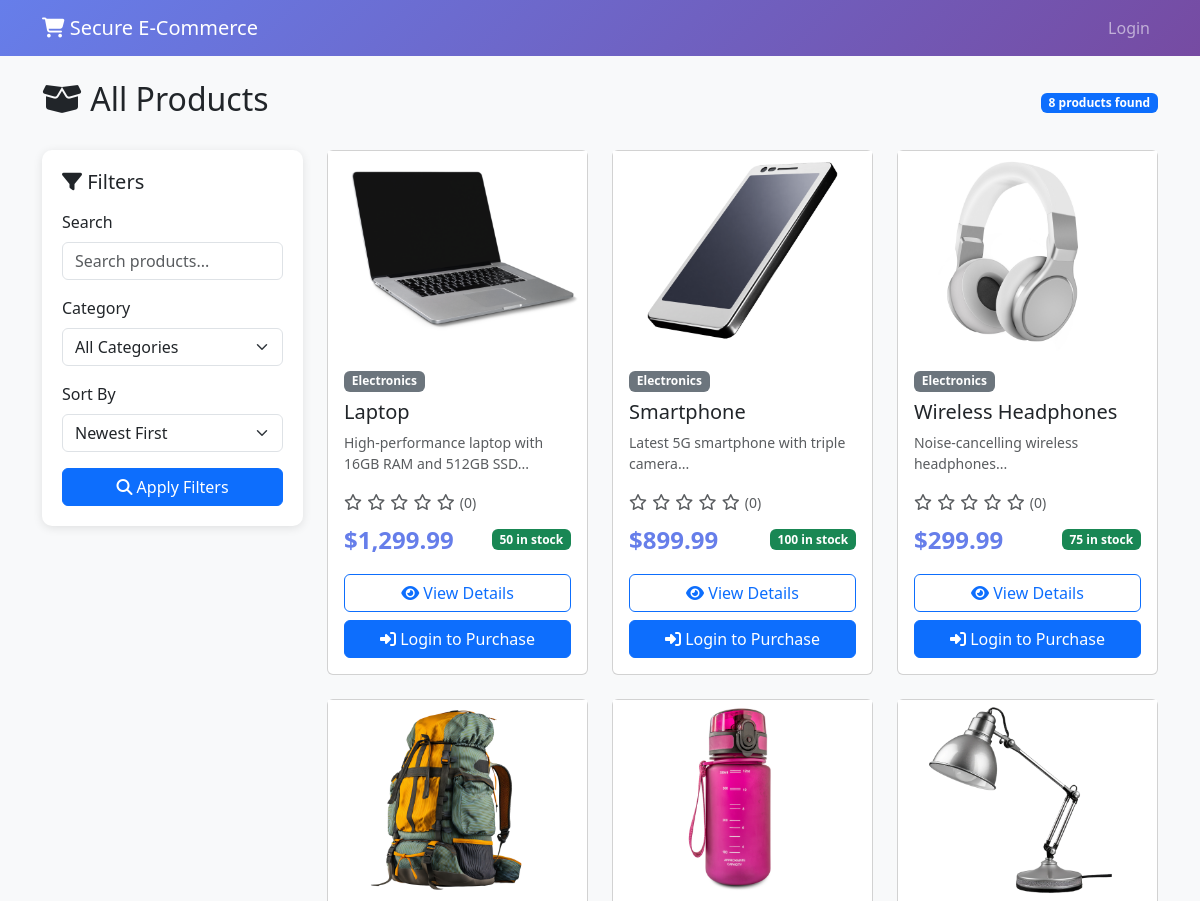
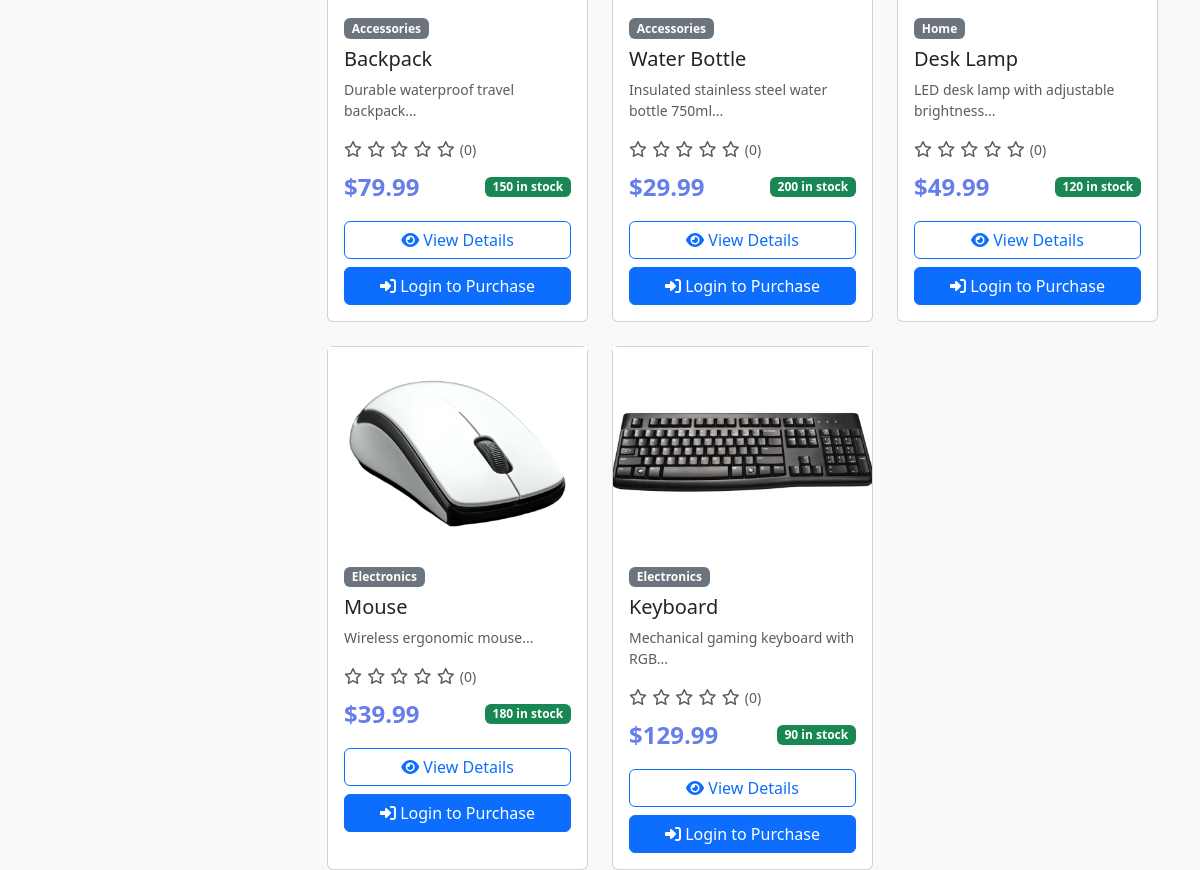
Screenshot of /products/index.php with the database file from the repository (2 pictures, top to bottom).
### tables this page shows
CREATE TABLE products (
    product_id INT AUTO_INCREMENT PRIMARY KEY,
    name VARCHAR(255) NOT NULL,
    description TEXT,
    price DECIMAL(10, 2) NOT NULL,
    discount_percentage DECIMAL(5, 2) DEFAULT 0,
    stock_quantity INT DEFAULT 0,
    category VARCHAR(100),
    image_url VARCHAR(500),
    is_active BOOLEAN DEFAULT TRUE,
    created_at TIMESTAMP DEFAULT CURRENT_TIMESTAMP,
    updated_at TIMESTAMP DEFAULT CURRENT_TIMESTAMP ON UPDATE CURRENT_TIMESTAMP,
    INDEX idx_category (category),
    INDEX idx_active (is_active),
    CONSTRAINT chk_price CHECK (price >= 0),
    CONSTRAINT chk_discount CHECK (discount_percentage >= 0 AND discount_percentage < 100),
    CONSTRAINT chk_stock CHECK (stock_quantity >= 0)
);

### config/database.php (called while the page is built, shortened)
<?php
function sanitizeInput($data) {
    $data = trim($data);
    $data = stripslashes($data);
    $data = htmlspecialchars($data, ENT_QUOTES, 'UTF-8');
    return $data;
}
function isLoggedIn() {
    if (!isset($_SESSION['user_id'])) {
        return false;
    }
    return true;
}
?>

### products/index.php (the view, shortened to what this page needs)
<?php
require_once '../config/database.php';
$db = Database::getInstance()->getConnection();
$search = sanitizeInput($_GET['search'] ?? '');
$sort = sanitizeInput($_GET['sort'] ?? 'newest');
$query = "
    SELECT
        p.*,
        IFNULL(AVG(r.rating), 0) AS avg_rating,
        COUNT(r.review_id) AS review_count
    FROM products p
    LEFT JOIN product_reviews r ON p.product_id = r.product_id
    WHERE p.is_active = 1
";
$params = [];
$query .= " GROUP BY p.product_id";
switch ($sort) {
    default:
        $query .= " ORDER BY created_at DESC";
}
$stmt = $db->prepare($query);
$stmt->execute($params);
$products = $stmt->fetchAll();
?>
<!DOCTYPE html>
<html lang="en">
<head>
    <link href="https://cdn.jsdelivr.net/npm/bootstrap@5.3.0/dist/css/bootstrap.min.css" rel="stylesheet">
    <link href="https://cdnjs.cloudflare.com/ajax/libs/font-awesome/6.4.0/css/all.min.css" rel="stylesheet">
</head>
<body>
    <nav class="navbar navbar-expand-lg navbar-dark">
        <div class="container">
            <a class="navbar-brand" href="../index.php">
                <i class="fas fa-shopping-cart"></i> Secure E-Commerce
            </a>
            <div class="navbar-nav ms-auto">
                <?php if (isLoggedIn()): ?>
                    <a class="nav-link" href="../dashboard.php">
                        <i class="fas fa-home"></i> Dashboard
                    </a>
                    <a class="nav-link" href="../cart/index.php">
                        <i class="fas fa-shopping-bag"></i> Cart
                    </a>
                <?php else: ?>
                    <a class="nav-link" href="../auth/login.php">Login</a>
                <?php endif; ?>
            </div>
        </div>
    </nav>
    <div class="container mt-4">
        <div class="d-flex justify-content-between align-items-center mb-4">
            <h2><i class="fas fa-box-open"></i> All Products</h2>
            <span class="badge bg-primary"><?php echo count($products); ?> products found</span>
        </div>
        <div class="row">
            <div class="col-lg-3 mb-4">
                <div class="filter-sidebar">
                    <h5 class="mb-3"><i class="fas fa-filter"></i> Filters</h5>
                    <form method="GET" action="">
                        <div class="mb-3">
                            <label class="form-label">Search</label>
                            <input
                                type="text"
                                class="form-control"
                                name="search"
                                placeholder="Search products..."
                                value="<?php echo htmlspecialchars($search); ?>"
                            >
                        </div>
                        <div class="mb-3">
                            <label class="form-label">Category</label>
                            <select class="form-select" name="category">
                                <option value="">All Categories</option>
                            </select>
                        </div>
                        <div class="mb-3">
                            <label class="form-label">Sort By</label>
                            <select class="form-select" name="sort">
                                <option value="newest" <?php echo $sort === 'newest' ? 'selected' : ''; ?>>Newest First</option>
                            </select>
                        </div>
                        <button type="submit" class="btn btn-primary w-100">
                            <i class="fas fa-search"></i> Apply Filters
                        </button>
                    </form>
                </div>
            </div>
            <div class="col-lg-9">
                <?php if (empty($products)): ?>
                    <div class="text-center py-5">
                        <i class="fas fa-box-open fa-5x text-muted mb-3"></i>
                        <h3>No products found</h3>
                        <p class="text-muted">Try adjusting your filters</p>
                        <a href="index.php" class="btn btn-primary">View All Products</a>
                    </div>
                <?php else: ?>
                    <div class="row g-4">
                        <?php foreach ($products as $product): ?>
                            <?php
                                $discount = isset($product['discount_percentage'])
                                    ? (int)$product['discount_percentage']
                                    : 0;
                                $originalPrice = (float)$product['price'];
                                $finalPrice = $originalPrice;
                            ?>
                            <div class="col-md-4">
                                <div class="card product-card">
                                    <div class="product-image">
                                        <?php
                                            $imagePath = '../assets/images/products/' . $product['name'] . '.png';
                                            if (file_exists($imagePath)):
                                        ?>
                                            <img src="<?php echo $imagePath; ?>"
                                                 alt="<?php echo htmlspecialchars($product['name']); ?>"
                                                 style="width: 100%; height: 100%; object-fit: cover;">
                                        <?php else: ?>
                                            <i class="fas fa-box fa-4x text-muted"></i>
                                        <?php endif; ?>
                                    </div>
                                    <div class="card-body">
                                        <span class="badge bg-secondary mb-2"><?php echo htmlspecialchars($product['category'] ?? 'General'); ?></span>
                                        <h5 class="card-title"><?php echo htmlspecialchars($product['name']); ?></h5>
                                        <p class="card-text text-muted small">
                                            <?php echo htmlspecialchars(substr($product['description'], 0, 80)) . '...'; ?>
                                        </p>
                                        <div class="mb-2">
                                            <?php
                                                $rating = round($product['avg_rating']);
                                                for ($i = 1; $i <= 5; $i++):
                                            ?>
                                                <i class="fa-star <?php echo $i <= $rating ? 'fas text-warning' : 'far text-muted'; ?>"></i>
                                            <?php endfor; ?>
                                            <small class="text-muted">
                                                (<?php echo $product['review_count']; ?>)
                                            </small>
                                        </div>
                                        <div class="d-flex justify-content-between align-items-center mb-3">
                                            <div>
                                                <?php if ($discount > 0): ?>
                                                    <span class="price-tag">
                                                        $<?php echo number_format($finalPrice, 2); ?>
                                                    </span>
                                                    <span class="text-muted text-decoration-line-through">
                                                        $<?php echo number_format($originalPrice, 2); ?>
                                                    </span><br>
                                                <?php else: ?>
                                                    <span class="price-tag">
                                                        $<?php echo number_format($originalPrice, 2); ?>
                                                    </span>
                                                <?php endif; ?>
                                            </div>
                                            <span class="badge bg-success"><?php echo $product['stock_quantity']; ?> in stock</span>
                                        </div>
                                        <div class="d-grid gap-2">
                                            <a href="details.php?id=<?php echo $product['product_id']; ?>" class="btn btn-outline-primary">
                                                <i class="fas fa-eye"></i> View Details
                                            </a>
                                            <?php if (isLoggedIn()): ?>
                                                <form action="../cart/add.php" method="POST">
                                                    <input type="hidden" name="product_id" value="<?php echo $product['product_id']; ?>">
                                                    <button type="submit" class="btn btn-primary w-100" style="background: linear-gradient(135deg, #667eea 0%, #764ba2 100%); border: none;">
                                                        <i class="fas fa-cart-plus"></i> Add to Cart
                                                    </button>
                                                </form>
                                            <?php else: ?>
                                                <a href="../auth/login.php" class="btn btn-primary w-100">
                                                    <i class="fas fa-sign-in-alt"></i> Login to Purchase
                                                </a>
                                            <?php endif; ?>
                                        </div>
                                    </div>
                                </div>
                            </div>
                        <?php endforeach; ?>
                    </div>
                <?php endif; ?>
            </div>
        </div>
    </div>
</body>
</html>

### products/index.php (style rules this page uses)
body { background-color: #f8f9fa; }
.navbar { background: linear-gradient(135deg, #667eea 0%, #764ba2 100%); }
.product-card { transition: transform 0.3s, box-shadow 0.3s; height: 100%; }
.product-image { height: 200px; background: linear-gradient(135deg, #667eea20 0%, #764ba220 100%); display: flex; align-items: center; justify-content: center; }
.price-tag { font-size: 1.5rem; font-weight: bold; color: #667eea; }
.filter-sidebar { background: white; border-radius: 10px; padding: 20px; box-shadow: 0 2px 10px rgba(0,0,0,0.1); }
.fa-star { margin-right: 1px; }

### rows the page displays
products: name (picture), category "Electronics", name "Laptop", description "High-performance laptop with 16GB RAM and 512GB SSD", review_count "0", price "1,299.99", stock_quantity "50"
products: name (picture), category "Electronics", name "Smartphone", description "Latest 5G smartphone with triple camera", review_count "0", price "899.99", stock_quantity "100"
products: name (picture), category "Electronics", name "Wireless Headphones", description "Noise-cancelling wireless headphones", review_count "0", price "299.99", stock_quantity "75"
products: name (picture), category "Accessories", name "Backpack", description "Durable waterproof travel backpack", review_count "0", price "79.99", stock_quantity "150"
products: name (picture), category "Accessories", name "Water Bottle", description "Insulated stainless steel water bottle 750ml", review_count "0", price "29.99", stock_quantity "200"
products: name (picture), category "Home", name "Desk Lamp", description "LED desk lamp with adjustable brightness", review_count "0", price "49.99", stock_quantity "120"
products: name (picture), category "Electronics", name "Mouse", description "Wireless ergonomic mouse", review_count "0", price "39.99", stock_quantity "180"
products: name (picture), category "Electronics", name "Keyboard", description "Mechanical gaming keyboard with RGB", review_count "0", price "129.99", stock_quantity "90"

### other values shown
count($products) "8"
